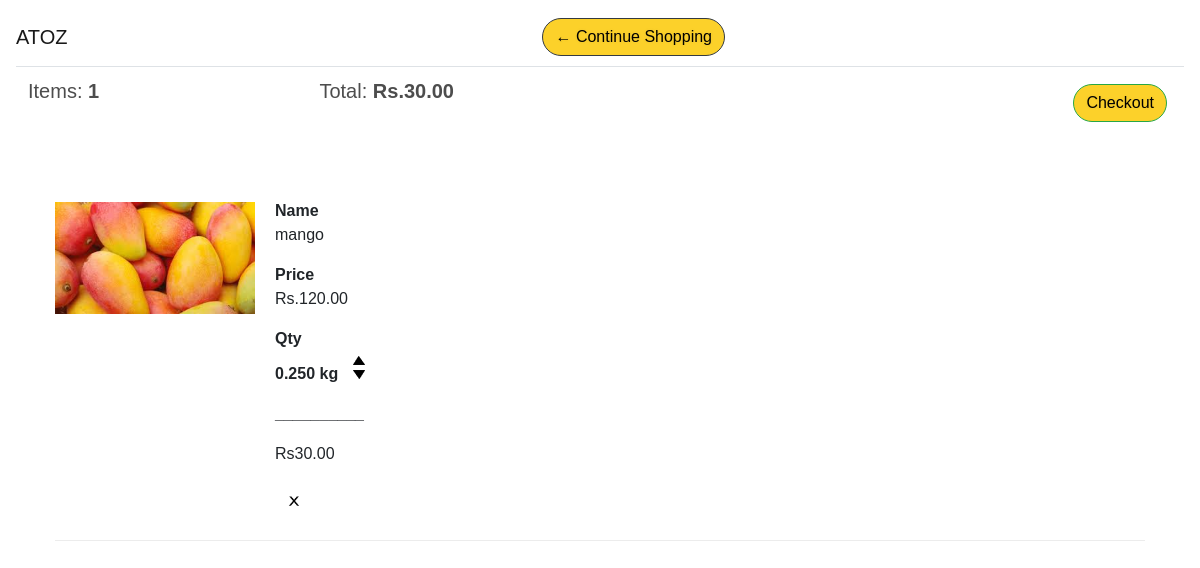
Before: /user/add/cart/ (signed in) with the older database file.
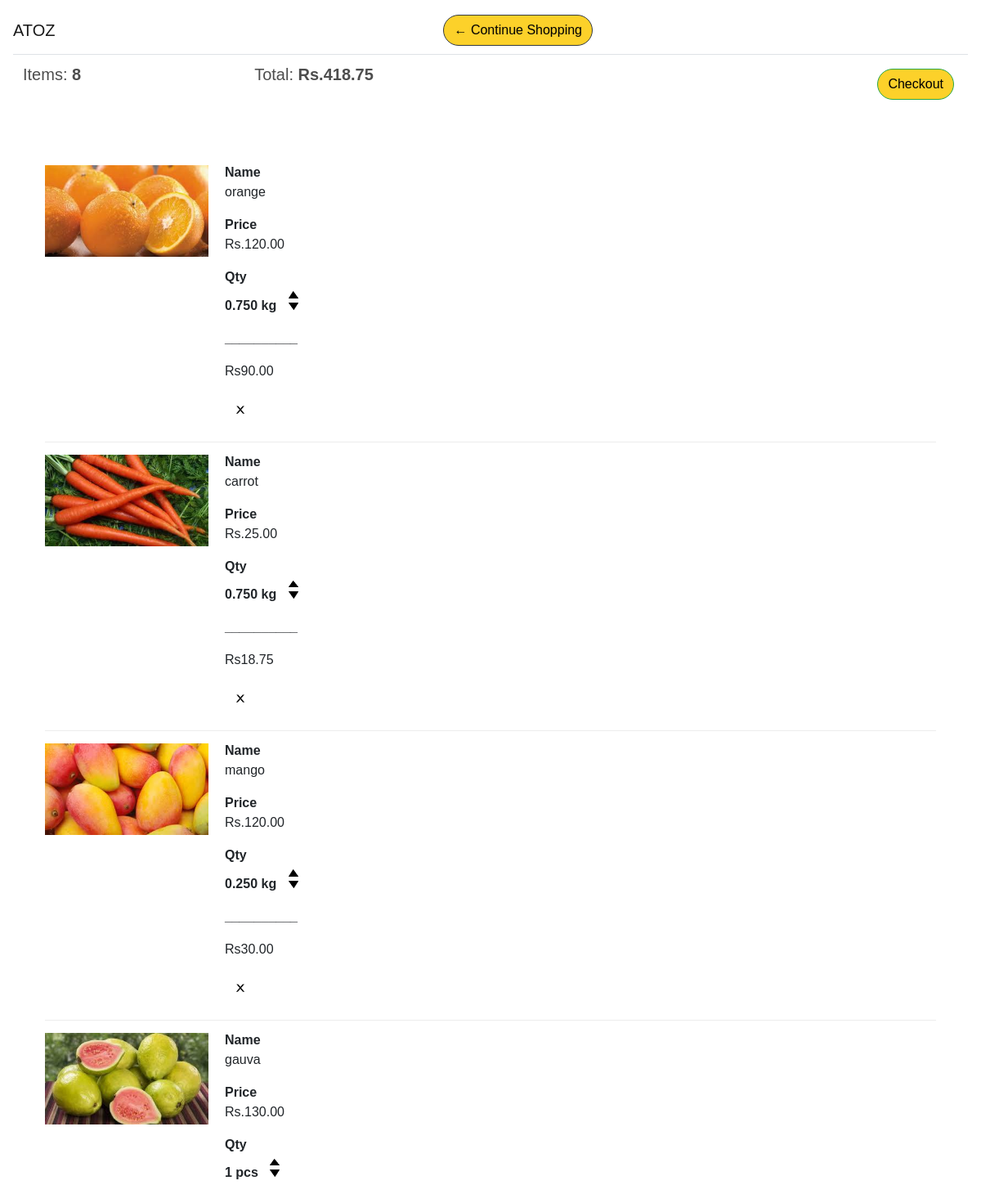
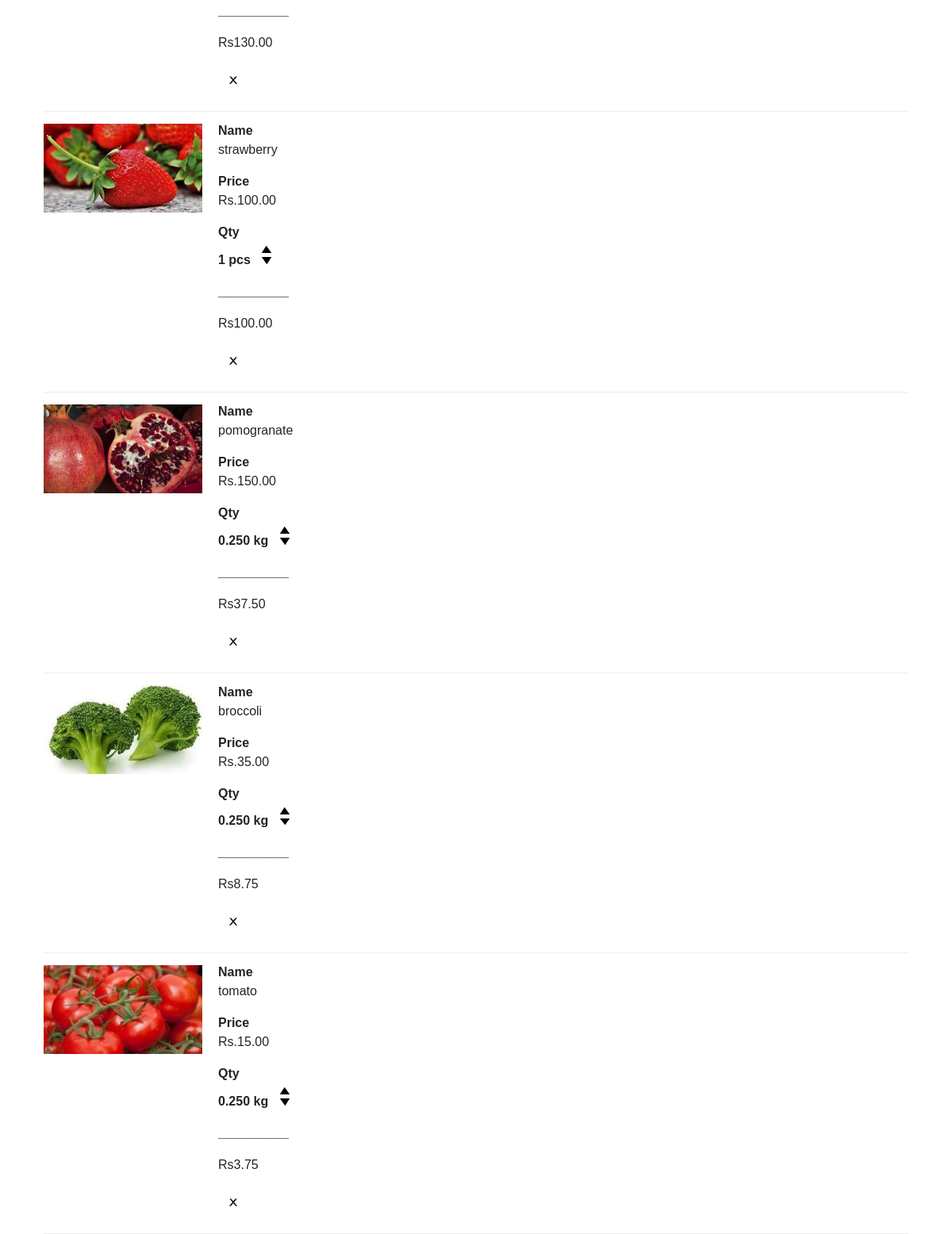
After: the same page with the newer database file (2 pictures, top to bottom).
### atoz_store/models.py (models this page shows, shortened)
class Order(models.Model):
    status = (
        ("orderprocessing","order processing"),
        ("outfordelivery","out for delivery"),
        ("delivered","delivered"),
         )
    customer = models.ForeignKey(Customer,on_delete=models.SET_NULL,blank=True,null=True)
    status = models.CharField(max_length=40,choices=status,null=True)
    date_ordered = models.DateTimeField(auto_now_add=True)
    mark = models.IntegerField(default=1)
    complete = models.BooleanField(default=True,null=True,blank=False)
    transaction_id = models.CharField(max_length=128,null=True)
    @property
    def get_cart_total(self):
        orderitem=self.orderitem_set.all()
        total = sum([item.get_total for item in orderitem])
        return total
    @property
    def get_cart_items(self):
        orderitem=self.orderitem_set.all()
        total = sum([self.mark for item in orderitem])
        return total

class OrderItem(models.Model):
    product = models.ForeignKey(Product,on_delete=models.SET_NULL,blank=True,null=True)
    order = models.ForeignKey(Order,on_delete=models.SET_NULL,blank=True,null=True)
    quantity = models.DecimalField(decimal_places=3,max_digits=7 ,default=0,null=True,blank=True)
    date_ordered = models.DateTimeField(auto_now_add=True)
    @property
    def get_total(self):
        total = self.product.price*self.quantity
        return total

class Product(models.Model):
    catagory_choice = (
        ("fruit","fruit"),
        ("dryfruit","dryfruit"),
        ("vegitable","vegitable"),
        ("other","other"),
         )
    name = models.CharField(max_length=128,null=True,)
    catagory = models.CharField(max_length=30,choices= catagory_choice ,null=True)
    price = models.DecimalField(max_digits=7, decimal_places=2)
    image = models.ImageField(null=True,blank=True)
    prodtype =models.BooleanField(default=True)
    @property
    def imageURL(self):
        try:
            url = self.image.url
        except:
            url = ''
        return url

### atoz_store/views.py (the view, shortened to what this page needs)
# urls.py: path('cart/',views.cart,name="cart"),
def cart(request):
    if request.user.is_authenticated:
        email = request.user.email
        name = request.user.first_name
        customer,created = Customer.objects.get_or_create(
            email=email,
        )
        customer.name = name
        customer.save()
        order,created = Order.objects.get_or_create(customer=customer,complete=False)
        items = order.orderitem_set.all()
        print(items)
        cartitems = order.get_cart_items
        print(cartitems,"here we are")
    context = {'items':items,'order':order,'cartitems':cartitems}
    return render(request,'atoz_Store/cart.html',context)

### atoz_store/Templates/atoz_store/cart.html (shortened to what this page needs)
{% extends 'atoz_store/main.html' %}
{% load static %}
{% block content %}
	<div class="row">
		<div class="col-lg-12">
  <nav class="navbar navbar-light fixed-top sticky">
    <span class="navbar-brand mb-0 h1">ATOZ</span>
			<div class="box-element">
                <a  class="btn btn-outline-dark srcbtn " href="{% url 'store' %}">&#x2190; Continue Shopping</a>
            </div>
            <br>
            <br>
            <table class="table">
                <tr>
                    <th><h5>Items: <strong>{{order.get_cart_items|floatformat:0}}</strong></h5></th>
                    <th><h5>Total:<strong> Rs.{{order.get_cart_total|floatformat:2}}</strong></h5></th>
                    <th>
                        <a  style="float:right; margin:5px;" class="btn btn-success srcbtn " href="{% url 'checkout' %}">Checkout</a>
                    </th>
                </tr>
            </table>
        </nav>
			<div class="box-element">
            {% for item in items%}
            <div style="flex:2"><img class="image" src="{{item.product.imageURL}}">
            </div>
            <div class="cart-column">
                <div style="flex:2"><strong>Name</strong><p>{{item.product.name}}</p></div>
                <div style="flex:1"><strong>Price</strong><p>Rs.{{item.product.price|floatformat:2}}</p></div>
                <div style="flex:1">
                    <div ><strong>Qty</strong></div>
                    {% if request.user.is_authenticated %}
                        {% if item.product.prodtype %}
                        <p class="quantity" style="flex:1"> <strong> {{item.quantity|floatformat:3}} kg</strong></p>
                        <div class="quantity">
                            <img data-product={{item.product.id}} data-action="add" class="chg-quantity update-cart"  src="{% static  'images/arrow-up.png' %}">
                            <img data-product={{item.product.id}}  data-action="remove" class="chg-quantity update-cart" src="{% static  'images/arrow-down.png' %}">
                        </div>
                        {% else %}
                        <p class="quantity"> <strong> {{item.quantity|floatformat:0}} pcs</strong></p>
                        <div class="quantity">
                            <img data-product={{item.product.id}} data-action="add" class="chg-quantity update-cart"  src="{% static  'images/arrow-up.png' %}">
                            <img data-product={{item.product.id}}  data-action="remove" class="chg-quantity update-cart" src="{% static  'images/arrow-down.png' %}">
                        </div>
                        {% endif%}
                    {% endif %}
                </div>
                <div style="flex:1"><p><strong>__________</strong></p></div>
                <div style="flex:1"><p>Rs{{item.get_total|floatformat:2}}</p></div>
                <img data-product={{item.product.id}}  data-action="delete" class="delete update-cart"  src="{% static  'images/x.png' %}">
            </div>
            {% endfor %}
		</div>
    </div>
{% endblock content %}

### atoz_store/Templates/atoz_store/main.html (shortened to what this page needs)
<!DOCTYPE html>
<html lang="en">
<head>
  {% load static %}
    <link rel="stylesheet" href="https://stackpath.bootstrapcdn.com/bootstrap/4.5.0/css/bootstrap.min.css">
    <link rel="stylesheet" href="{% static 'css/main.css' %}">
</head>
<body>
   <div class="container">
       <br>
       {% block content%}
       {% endblock content%}
   </div>
</body>
</html>

### atoz_store/static/css/main.css (style rules this page uses)
body { background-color:white; font-family: 'Ubuntu', sans-serif; }
h1,h2,h3,h4,h5,h6 { color:hsl(0, 0%, 30%); }
.box-element { padding-left: 20px; background-color: #fff; border-radius: 4px; padding: 10px; font-family: 'Ubuntu', sans-serif; }
.sticky { background-color: #fff; }
.delete { width: 1cm; height: 1cm; }
.col-lg-4, .col-lg-6, .col-lg-8, .col-lg-12 { margin-top: 10px; }
.btn { border-radius: 5em; background-color: #6b8e23; color: black; }
.image { padding-top: 150px; margin-bottom: -115px; width: 200px; }
.cart-column { cursor: pointer; padding-left: 220px; padding-bottom: 20px; margin-bottom: -135px; border-bottom: 1px solid #ececec; }
.quantity { display: inline-block; font-weight: 700; padding-right:10px; }
.chg-quantity { width: 12px; cursor: pointer; display: block; margin-top: 5px; transition:.1s; }
.srcbtn { background-color: #fcd12a; }
a { text-shadow: 0px 0px 3px rgba(117, 117, 117, 0.12); color: grey; text-decoration: none }

Changed rows visible on the page:
computed for Order: get_cart_items "1" → "8"; get_cart_total "30.00" → "418.75"
added OrderItem: product.imageURL (picture), product.name "orange", product.price "120.00", quantity "0.750", get_total "90.00"
added OrderItem: product.imageURL (picture), product.name "carrot", product.price "25.00", quantity "0.750", get_total "18.75"
added OrderItem: product.imageURL (picture), product.name "gauva", product.price "130.00", quantity "1", get_total "130.00"
added OrderItem: product.imageURL (picture), product.name "strawberry", product.price "100.00", quantity "1", get_total "100.00"
added OrderItem: product.imageURL (picture), product.name "pomogranate", product.price "150.00", quantity "0.250", get_total "37.50"
added OrderItem: product.imageURL (picture), product.name "broccoli", product.price "35.00", quantity "0.250", get_total "8.75"
added OrderItem: product.imageURL (picture), product.name "tomato", product.price "15.00", quantity "0.250", get_total "3.75"
